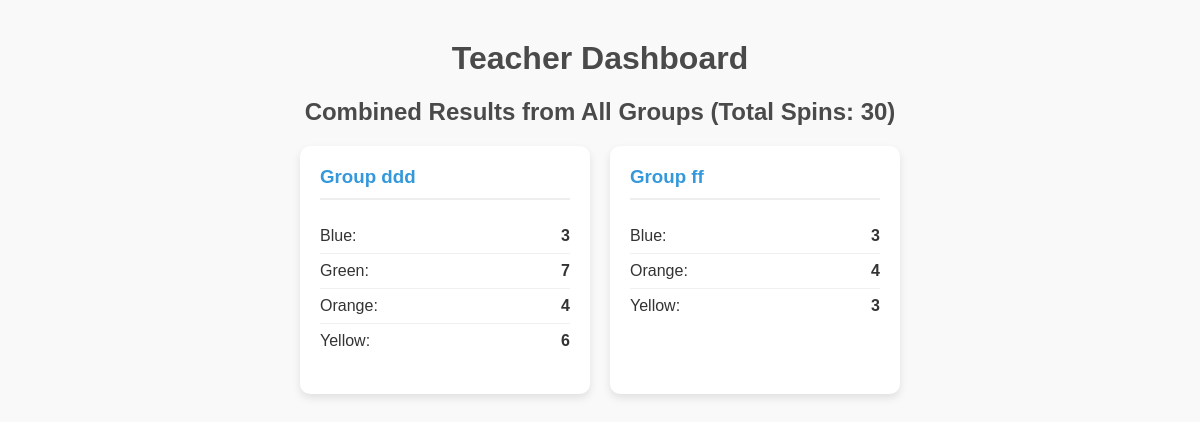
Before: /dashboard/DDD with the older database file.
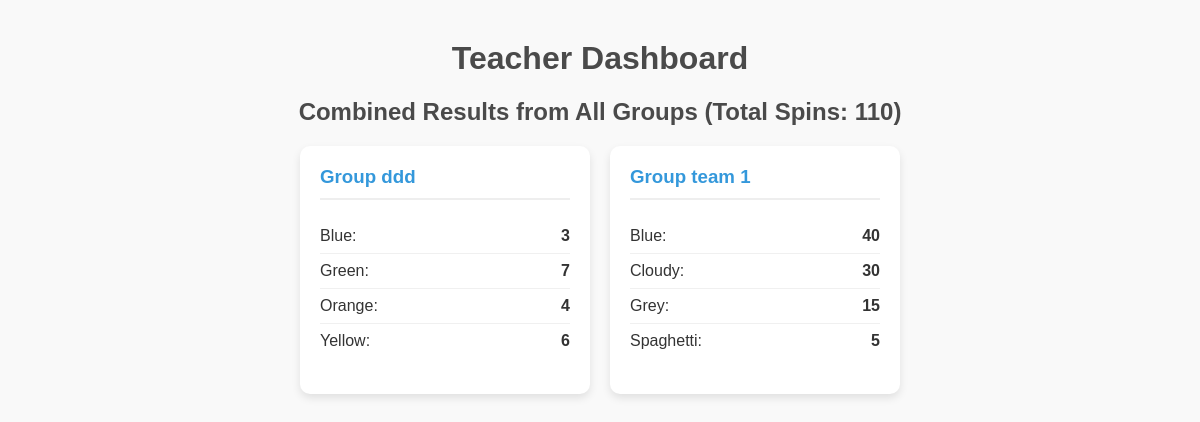
After: the same page with the newer database file.
### tables this page shows
CREATE TABLE spins (
            id INTEGER PRIMARY KEY AUTOINCREMENT,
            classroom_code TEXT NOT NULL,
            group_name TEXT NOT NULL,
            color TEXT NOT NULL,
            timestamp DATETIME DEFAULT CURRENT_TIMESTAMP
        );

### app.py (the view)
@app.route('/dashboard/<classroom_code>')
def dashboard(classroom_code):
    conn = get_db_connection()
    rows = conn.execute('SELECT * FROM spins WHERE classroom_code = ?', (classroom_code,)).fetchall()
    conn.close()
    summary = defaultdict(lambda: defaultdict(int))
    total_spins = len(rows)
    for row in rows:
        summary[row['group_name']][row['color']] += 1
    summary_dict = {k: dict(v) for k, v in summary.items()}
    return render_template('dashboard.html',
                           summary=summary_dict,
                           total_spins=total_spins,
                           classroom_name=classroom_code)

### app.py (called while the page is built)
def get_db_connection():
    conn = sqlite3.connect(DATABASE)
    conn.row_factory = sqlite3.Row
    return conn

### templates/dashboard.html (shortened to what this page needs)
<!DOCTYPE html>
<html lang="en">
<head>
</head>
<body>
    <h1>Teacher Dashboard</h1>
    <h2>Combined Results from All Groups (Total Spins: {{ total_spins }})</h2>
    <div id="dashboard-container">
        {% if summary %}
            {% for group_id, results in summary.items()|sort %}
                <div class="group-card">
                    <h3>Group {{ group_id }}</h3>
                    <ul>
                        {% for color, count in results.items()|sort %}
                            <li><span>{{ color|capitalize }}:</span> <span class="count">{{ count }}</span></li>
                        {% endfor %}
                    </ul>
                </div>
            {% endfor %}
        {% else %}
            <p class="no-results">No results have been recorded yet.</p>
        {% endif %}
    </div>
</body>
</html>

### templates/dashboard.html (style rules this page uses)
body { font-family: sans-serif; margin: 40px; background-color: #f9f9f9; color: #333; }
h1, h2 { text-align: center; color: #4a4a4a; }
#dashboard-container { display: flex; flex-wrap: wrap; gap: 20px; justify-content: center; }
.group-card { background-color: white; border-radius: 10px; box-shadow: 0 4px 8px rgba(0,0,0,0.1); padding: 20px; width: 250px; }
.group-card h3 { margin-top: 0; color: #3498db; border-bottom: 2px solid #eee; padding-bottom: 10px; }
.group-card ul { list-style: none; padding: 0; }
.group-card li { display: flex; justify-content: space-between; padding: 8px 0; border-bottom: 1px solid #f0f0f0; }
.group-card li:last-child { border-bottom: none; }
.group-card .count { font-weight: bold; }

Changed rows visible on the page:
removed spins: group_name "ff", color "Orange", count "4"
removed spins: color "Blue", count "3", shown under "ff"
removed spins: color "Yellow", count "3", shown under "ff"
added spins: group_name "team 1", color "Blue", count "40"
added spins: color "Cloudy", count "30", shown under "team 1"
added spins: color "Grey", count "15", shown under "team 1"
added spins: color "Spaghetti", count "5", shown under "team 1"
Other visible differences:
{{ total_spins }}: "30" → "110"
